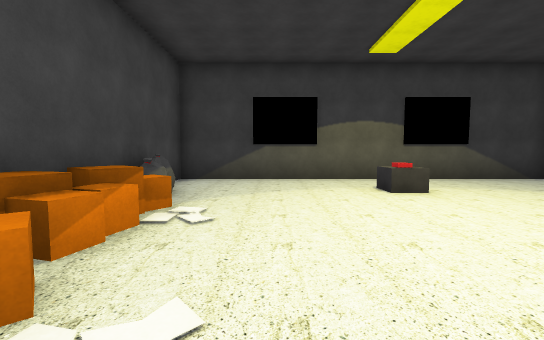
[1] (above)

12 first-person views from a walk through a 3-D level made in the Unity game engine. The camera is 1.5 m above the floor, tilts 4° down and sees 90° across. The floor is counted in squares, 2 m on a side. Each view is taken from the middle of a square. On the plan, view 1 faces up. The plan holds only what a view shows up to about 10 squares ahead; the rest is blank.

[2]
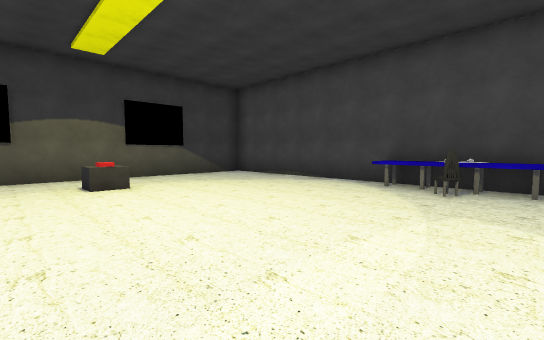

[3]
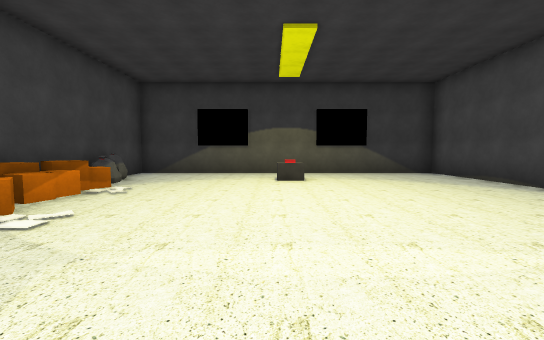

[4]
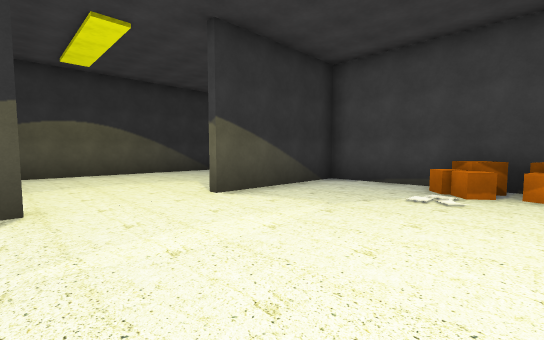

[5]
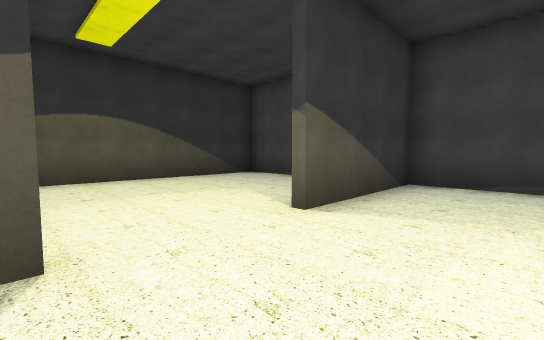

[6]
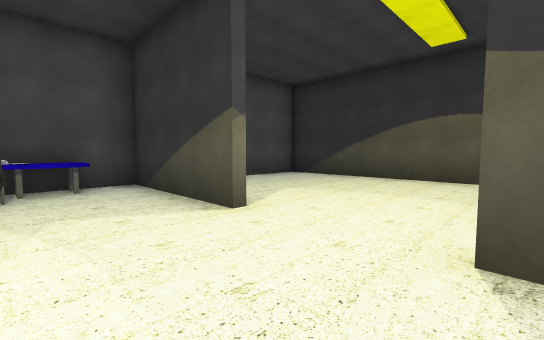

[7]
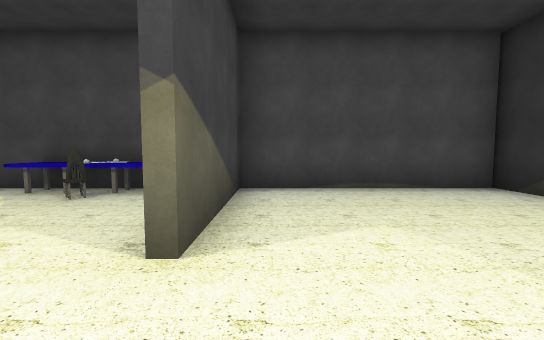

[8]
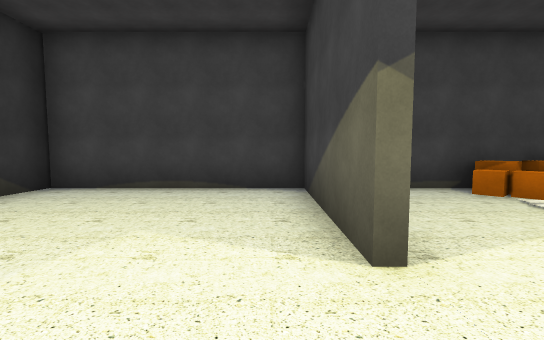

[9]
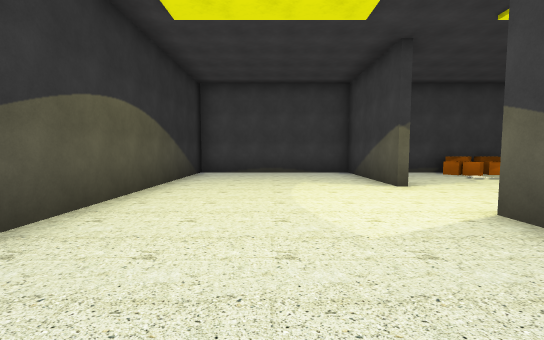

[10]
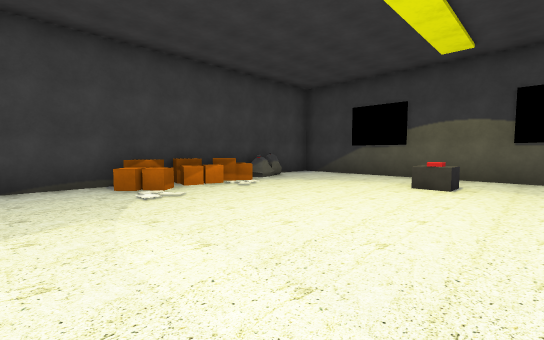

[11]
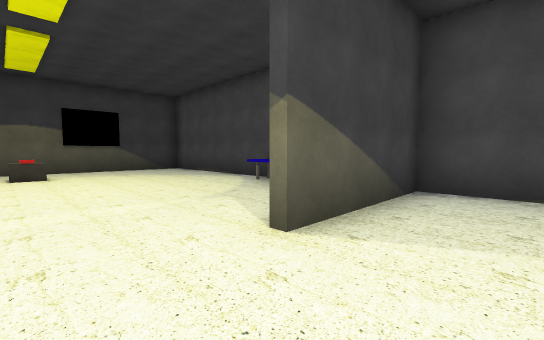

[12]
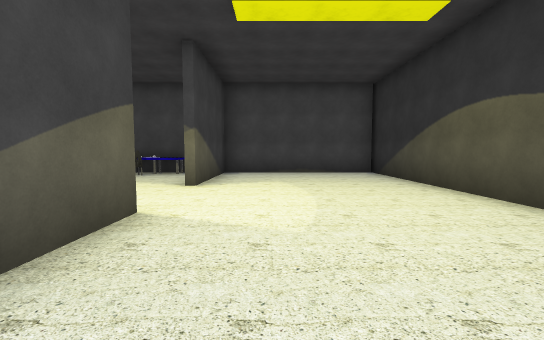

### Floor plan
Points are (right, up) in squares from view 1. A wall is a line through its corners. A room is listed if a view was taken in it or the views show most of it. See-through windows are left out.
Room 1 (views 1, 2, 4, 5, 6, 10)
walls: (3.8, -2.1) (7.5, -2.1) (7.5, 7.3) (-2.4, 7.3) (-2.4, -2.1) (1.4, -2.1)
ways out: opening at (2.5, -2) to room 2
objects: box (-2, 1) to (-1, 1); box (-2, 2) to (-2, 3); box (-2, 4); other object (-2, 5); other object (2, 5); chair (6, 0); table (7, -1) to (7, 1)
Room 2 (views 3, 7, 8, 9, 11, 12)
walls: (1.4, -2.3) (-2.4, -2.3) (-2.4, -7.5) (7.5, -7.5) (7.5, -2.3) (3.8, -2.3)
ways out: opening at (2.5, -2) to room 1

Where each view was taken, in squares from view 1:
view 1: 0 up, 0 right, facing up
view 2: 1 down, 1 right, facing up-right
view 3: 2 down, 2 right, facing up
view 4: 2 up, 4 right, facing down-left
view 5: 0 up, 4 right, facing down-left
view 6: 0 up, 1 right, facing down-right
view 7: 3 down, 2 right, facing right
view 8: 3 down, 3 right, facing left
view 9: 5 down, 7 right, facing left
view 10: 1 down, 4 right, facing up-left
view 11: 4 down, 2 right, facing up-right
view 12: 4 down, 2 left, facing right
